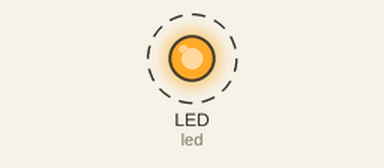
This program was run on a simulated CircuitPython board. Parts: output pins drawn as LEDs (lit = HIGH). Dashed ring = blinking. What the program prints to the serial console is not drawn.

Above: at 2.5 s.
Timing chart, 0 to 6.6 s (numbered marks = the images above):
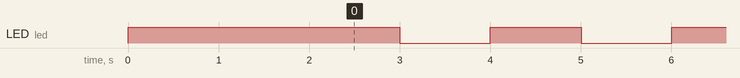

The program:

code.py
```python
"""Hello world that prints Hello World to the console and blinks the LED on the Pico and Pico W"""

import time

import board
import digitalio


def is_picow() -> bool:
    #  pico: raspberry_pi_pico
    # picow: raspberry_pi_pico_w
    hw_label = board.board_id

    if hw_label == "raspberry_pi_pico_w":
        return True

    return False


has_wifi: bool = is_picow()

led = digitalio.DigitalInOut(board.LED)
led.direction = digitalio.Direction.OUTPUT


def hello_pico() -> None:
    print(board.board_id)
    print()

    if has_wifi:
        print("Hello Pico W!\n")
    else:
        print("Hello Pico!\n")

    print()


def main_loop() -> None:
    global led

    hello_pico()

    led.value = not led.value


dir(led)

led.value = True
time.sleep(2.0)
led.value = False

while True:
    main_loop()
    time.sleep(1.0)
```

Measured:
- by itself, LED (led): alternates HIGH for 1.0 s and LOW for 1.0 s
